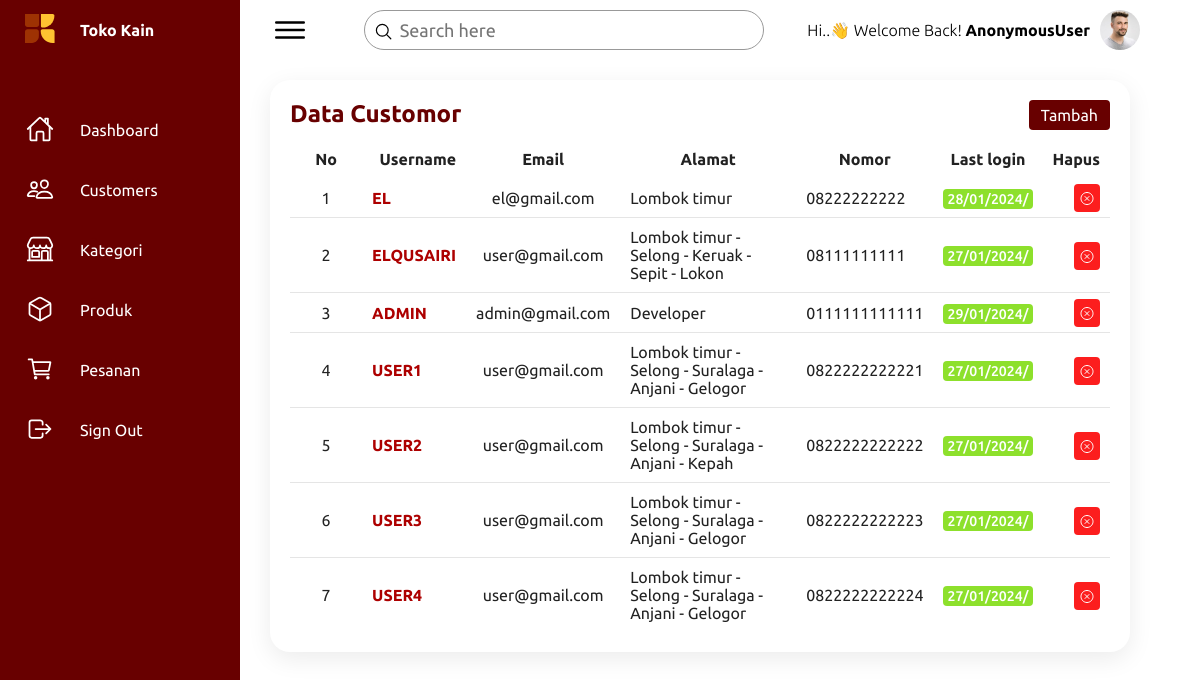
Before: /customor/ with the older database file.
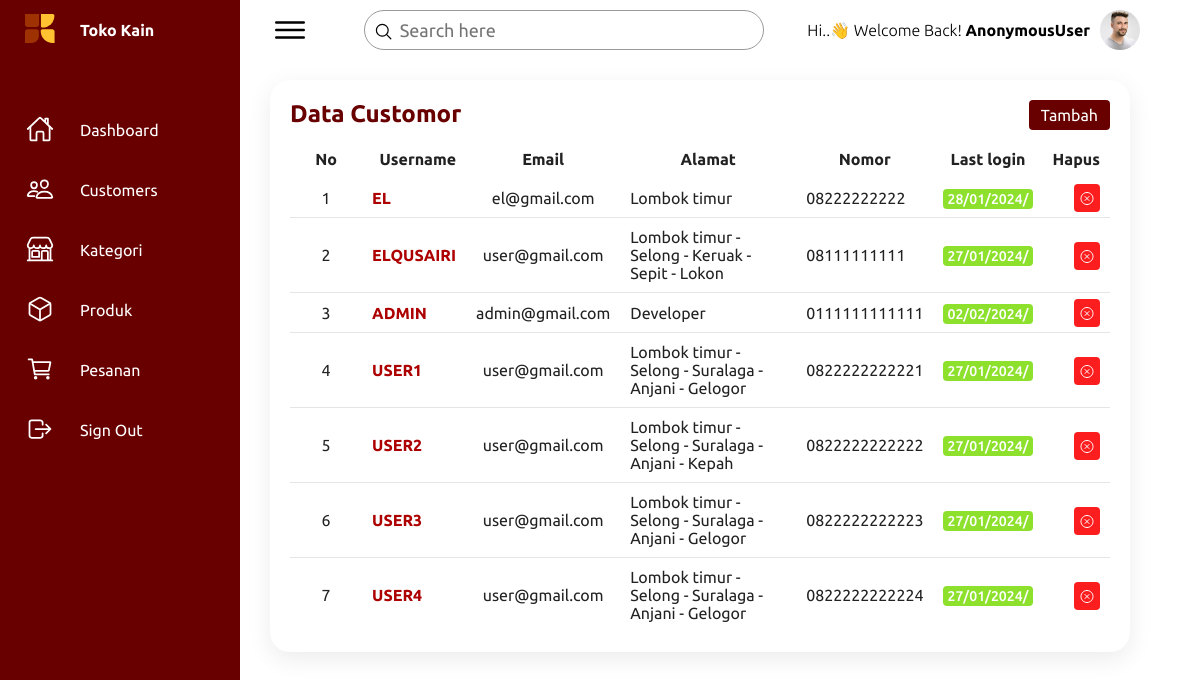
After: the same page with the newer database file.
### greenstore_app/models.py (models this page shows)
class CustomUser(AbstractUser):
    nomor = models.CharField(max_length=20)
    alamat = models.CharField(max_length=255)

### greenstore_app/views.py (the view)
# urls.py: path('customor/', CustomUserListView.as_view(), name='customor'),
class CustomUserListView(ListView):
    model = CustomUser
    template_name = 'dsh_customor.html'
    context_object_name = 'custom_users'

### templates/dsh_customor.html (shortened to what the changed rows need)
{% load static %}
<!DOCTYPE html>
<html lang="en">
<head>
    <link rel="stylesheet" href="{% static 'css/dashboard.css' %}">
</head>
<body>
    <div class="container">
        <div class="main">
            <div class="details">
                <div class="recentOrders">
                    <div class="cardHeader">
                        <h2>Data  Customor</h2>
                    </div>
                    <table>
                        <thead>
                            <tr style="text-align: center;">
                                <td style="width: 100px;">No</td>
                                <td>Username</td>
                                <td>Email</td>
                                <td style="width: 250px;">Alamat</td>
                                <td>Nomor</td>
                                <td>Last login</td>
                                <td>Hapus</td>
                            </tr>
                        </thead>
                        <tbody>
                            {% for custom_user in custom_users %}
                                <tr>
                                    <td style="text-align: center;">{{ forloop.counter }}</td>
                                    <td style="text-align: left;">
                                        <a href="#" class="edit-user-btn" data-user-id="{{ custom_user.id }}">{{ custom_user.username }}</a>
                                    </td>
                                    <td>{{ custom_user.email }}</td>
                                    <td>{{ custom_user.alamat }}</td>
                                    <td>{{ custom_user.nomor }}</td>
                                    <td style="text-align: center;">
                                        <span class="status delivered">{{ custom_user.last_login|date:'d/m/Y/' }}</span>
                                    </td>
                                    <td>
                                        <a href="#" class="delete-user-btn" data-user-id="{{ custom_user.id }}" style="background-color: rgb(252, 30, 30); padding:5px; border-radius: 4px; color: white;">
                                            <ion-icon name="close-circle-outline" style="transform: translateY(2.5px);"></ion-icon>
                                        </a>
                                    </td>
                                </tr>
                            {% endfor %}
                        </tbody>
                    </table>
                </div>
            </div>
        </div>
    </div>
</body>
</html>

Changed rows visible on the page:
changed CustomUser "ADMIN": last_login "29/01/2024/" → "02/02/2024/"
